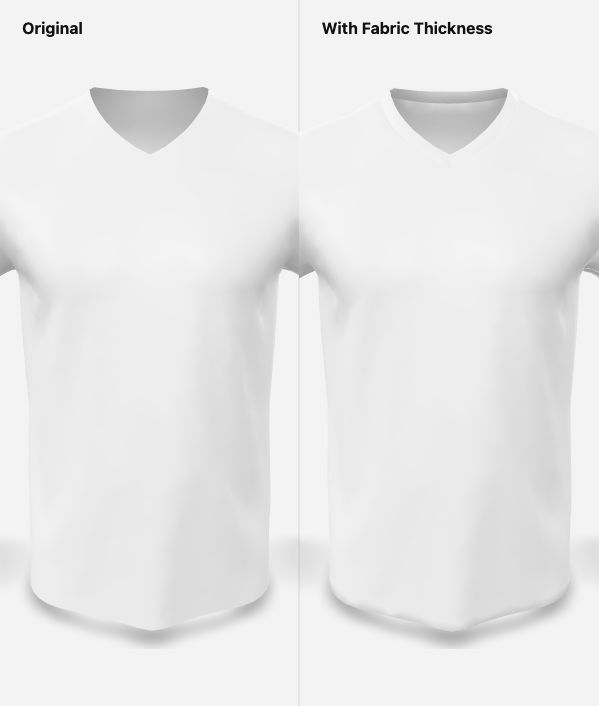
#> input picture thickness-test-check-032.png, 599 x 706 px
$ python build-pbr-material-set.py ../thickness-test-check-032.png out.png
#> lines starting #> are read from the running program, lines starting #| are printed output that depends on the picture; after the words box and inside, x2 and y2 are one past the last pixel; in counts of white or black regions, pixels touching at a corner belong together
#!/usr/bin/env python3
from __future__ import annotations

import argparse
import json
from pathlib import Path

import numpy as np
from PIL import Image, ImageFilter


def periodic_component(channel: np.ndarray) -> np.ndarray:
    """Remove the smooth boundary mismatch while preserving the texture detail."""
    height, width = channel.shape
#> height = 1024; width = 1024
    boundary = np.zeros_like(channel, dtype=np.float64)
    boundary[0, :] += channel[-1, :] - channel[0, :]
#> boundary: shape (1024, 1024) float64; every value is 0
    boundary[-1, :] += channel[0, :] - channel[-1, :]
    boundary[:, 0] += channel[:, -1] - channel[:, 0]
#> boundary: shape (1024, 1024) float64; min -0.212, max 0.11, mean -3.64e-06
    boundary[:, -1] += channel[:, 0] - channel[:, -1]
#> boundary: shape (1024, 1024) float64; min -0.212, max 0.212, mean 0

    x = np.arange(width, dtype=np.float64)
#> x = 1024 values from 0 to 1023
    y = np.arange(height, dtype=np.float64)[:, None]
#> y = 1024 values from 0 to 1023
    denominator = (
        2 * np.cos(2 * np.pi * x / width)
        + 2 * np.cos(2 * np.pi * y / height)
        - 4
    )
    denominator[0, 0] = 1
    smooth = np.fft.ifft2(np.fft.fft2(boundary) / denominator).real
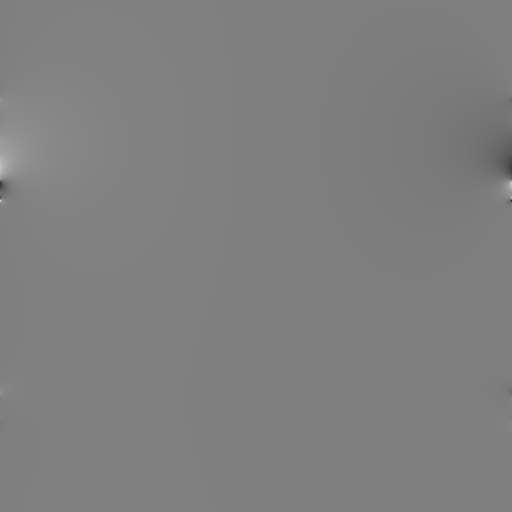
#> smooth: shape (1024, 1024) float64 (shown at 1/2 size); min -0.0682, max 0.0682, mean -6.78e-20; drawn with min black and max white
    smooth -= smooth.mean()
    return channel - smooth


def make_periodic(image: Image.Image, size: int, tile_repeat: int, base_contrast: float) -> Image.Image:
    source = image.convert("RGB").resize((size, size), Image.Resampling.LANCZOS)
    pixels = np.asarray(source, dtype=np.float64) / 255
    periodic = np.stack([periodic_component(pixels[:, :, index]) for index in range(3)], axis=2)
#> in periodic_component (call 2), `denominator = ( 2 * np.cos(2 * np.pi * x / width) + 2 * np.cos(2 * np...`:
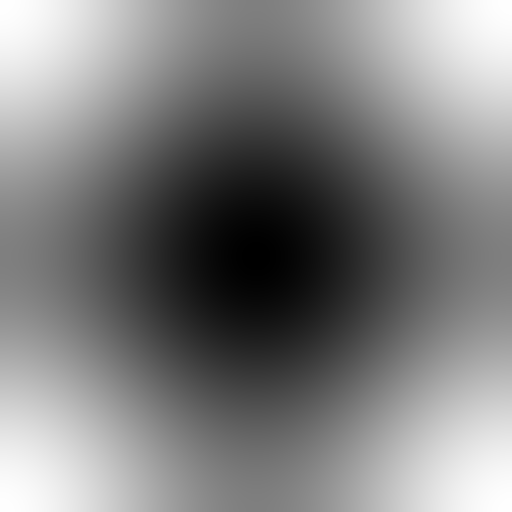
#> denominator: shape (1024, 1024) float64 (shown at 1/2 size); min -8, max 0, mean -4; drawn with min black and max white
#> in periodic_component (call 2), `denominator[0, 0] = 1`: denominator: shape (1024, 1024) float64; under 0.01% of pixels changed, all inside (x1, y1, x2, y2) = (0, 0, 1, 1)
    low, high = np.percentile(periodic, (0.1, 99.9), axis=(0, 1), keepdims=True)
#> low = [[0.0741, 0.0741, 0.0741]]; high = [[0.989, 0.989, 0.989]]
    periodic = np.clip(periodic, low, high)
    periodic = np.clip(periodic, 0, 1)
    periodic[-1, :, :] = periodic[0, :, :]
    periodic[:, -1, :] = periodic[:, 0, :]
    mean = periodic.mean(axis=(0, 1), keepdims=True)
#> mean = [[0.915, 0.915, 0.915]]
    periodic = np.clip(mean + (periodic - mean) * base_contrast, 0, 1)
    result = Image.fromarray(np.uint8(np.round(periodic * 255)), mode="RGB")
    if tile_repeat > 1:
        tile_size = max(1, size // tile_repeat)
        tile = result.resize((tile_size, tile_size), Image.Resampling.LANCZOS)
        repeated = Image.new("RGB", (size, size))
        for y in range(0, size, tile_size):
            for x in range(0, size, tile_size):
                repeated.paste(tile, (x, y))
        result = repeated.crop((0, 0, size, size))
        pixels = np.asarray(result).copy()
        pixels[-1, :, :] = pixels[0, :, :]
        pixels[:, -1, :] = pixels[:, 0, :]
        result = Image.fromarray(pixels, mode="RGB")
    return result


def height_from_base(base: Image.Image, contrast: float) -> Image.Image:
#> called with contrast = 0.62
    luminance = np.asarray(base.convert("L"), dtype=np.float64) / 255
    illumination = np.asarray(base.convert("L").filter(ImageFilter.GaussianBlur(18)), dtype=np.float64) / 255
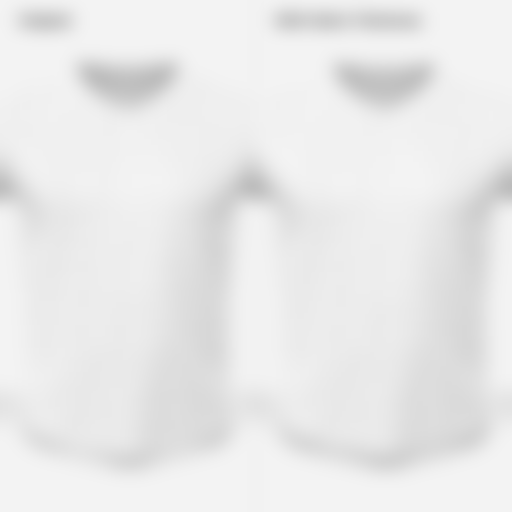
#> illumination: shape (1024, 1024) float64 (shown at 1/2 size); min 0.737, max 0.953, mean 0.915
    detail = luminance - illumination
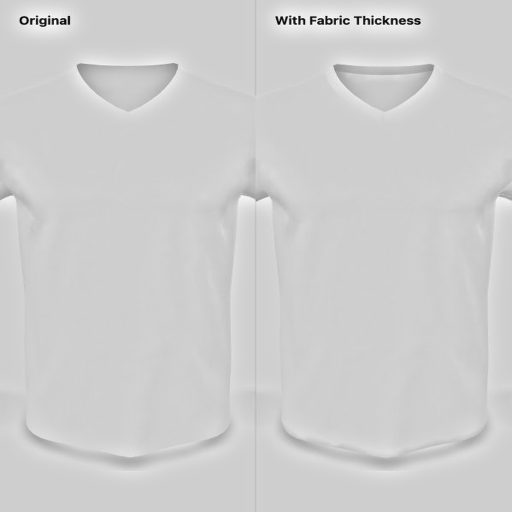
#> detail: shape (1024, 1024) float64 (shown at 1/2 size); min -0.808, max 0.188, mean -0.0001; drawn with min black and max white
    low, high = np.percentile(detail, (1.0, 99.0))
#> low = -0.114; high = 0.0902
    normalized = np.clip((detail - low) / max(1e-9, high - low), 0, 1)
    normalized = 0.5 + (normalized - 0.5) * contrast
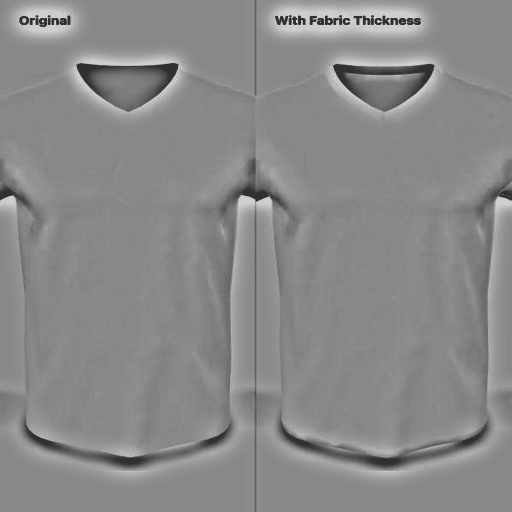
#> normalized: shape (1024, 1024) float64 (shown at 1/2 size); min 0.19, max 0.81, mean 0.54
    normalized[-1, :] = normalized[0, :]
#> normalized: shape (1024, 1024) float64; 0.05% of pixels changed, all inside (x1, y1, x2, y2) = (17, 1023, 857, 1024)
    normalized[:, -1] = normalized[:, 0]
#> normalized: shape (1024, 1024) float64; min 0.19, max 0.81, mean 0.54
    return Image.fromarray(np.uint8(np.round(np.clip(normalized, 0, 1) * 255)), mode="L")
#> returned value: PIL image 1024x1024 L


def normal_from_height(height: Image.Image, strength: float) -> Image.Image:
#> called with strength = 2.2
    values = np.asarray(height, dtype=np.float64) / 255
    dx = (np.roll(values, -1, axis=1) - np.roll(values, 1, axis=1)) * strength
    dy = (np.roll(values, -1, axis=0) - np.roll(values, 1, axis=0)) * strength
    normals = np.dstack((-dx, dy, np.ones_like(values)))
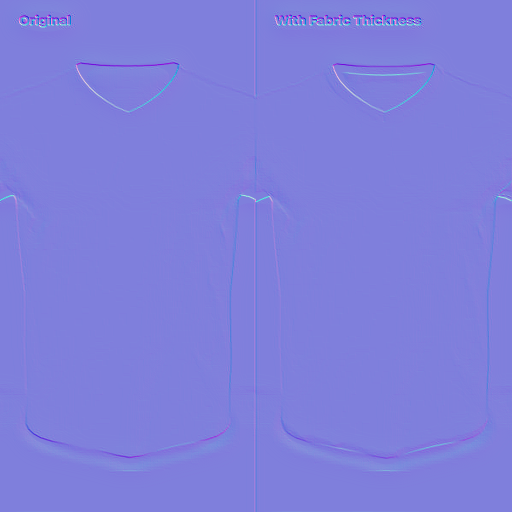
#> normals: shape (1024, 1024, 3) float64 (shown at 1/2 size); mean of channels 0, 1, 2 3.25e-20, 1.29e-18, 1; drawn with min black and max white
    normals /= np.linalg.norm(normals, axis=2, keepdims=True)
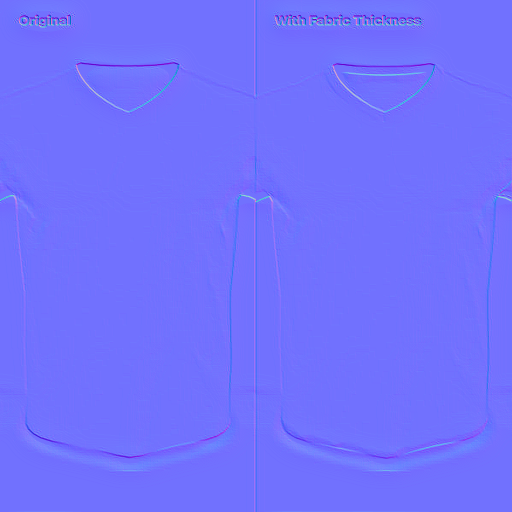
#> normals: shape (1024, 1024, 3) float64 (shown at 1/2 size); mean of channels 0, 1, 2 4.35e-05, -5.5e-05, 0.997; drawn with min black and max white
    encoded = np.clip(normals * 0.5 + 0.5, 0, 1)
    encoded[-1, :, :] = encoded[0, :, :]
    encoded[:, -1, :] = encoded[:, 0, :]
    return Image.fromarray(np.uint8(np.round(encoded * 255)), mode="RGB")
#> returned value: PIL image 1024x1024 RGB


def roughness_from_height(height: Image.Image, roughness: float) -> Image.Image:
#> called with roughness = 0.86
    detail = np.asarray(height, dtype=np.float64) / 255 - 0.5
    values = np.clip(roughness + detail * 0.08, 0, 1)
    values[-1, :] = values[0, :]
    values[:, -1] = values[:, 0]
    return Image.fromarray(np.uint8(np.round(values * 255)), mode="L")
#> returned value: PIL image 1024x1024 L


def edge_rms(image: Image.Image) -> dict[str, float]:
    pixels = np.asarray(image.convert("RGB"), dtype=np.float64)
    left_right = float(np.sqrt(np.mean((pixels[:, 0, :] - pixels[:, -1, :]) ** 2)))
#> left_right = 0
    top_bottom = float(np.sqrt(np.mean((pixels[0, :, :] - pixels[-1, :, :]) ** 2)))
#> top_bottom = 0
    return {"left_right": round(left_right, 6), "top_bottom": round(top_bottom, 6)}


def tint_to_target(image: Image.Image, target_hex: str) -> Image.Image:
    value = target_hex.removeprefix("#")
    if len(value) != 6:
        raise ValueError("--target-color must be a six-digit hex color")
    target = np.array([int(value[index : index + 2], 16) for index in (0, 2, 4)], dtype=np.float64) / 255
    pixels = np.asarray(image.convert("RGB"), dtype=np.float64) / 255
    luminance = pixels @ np.array([0.2126, 0.7152, 0.0722])
    tone = luminance / max(float(luminance.mean()), 1e-9)
    tinted = np.clip(target[None, None, :] * tone[:, :, None], 0, 1)
    tinted[-1, :, :] = tinted[0, :, :]
    tinted[:, -1, :] = tinted[:, 0, :]
    return Image.fromarray(np.uint8(np.round(tinted * 255)), mode="RGB")


def main() -> None:
    parser = argparse.ArgumentParser(description="Build a seamless base color, height, normal, and roughness set.")
    parser.add_argument("input", type=Path)
    parser.add_argument("output", type=Path)
    parser.add_argument("--size", type=int, default=1024)
    parser.add_argument("--roughness", type=float, default=0.86)
    parser.add_argument("--height-contrast", type=float, default=0.62)
    parser.add_argument("--normal-strength", type=float, default=2.2)
    parser.add_argument("--tile-repeat", type=int, default=1)
    parser.add_argument("--base-contrast", type=float, default=1.0)
    parser.add_argument("--target-color", help="Optional six-digit sRGB tint, for example 9aaab5.")
    args = parser.parse_args()

    args.output.mkdir(parents=True, exist_ok=True)
    base = make_periodic(Image.open(args.input), args.size, args.tile_repeat, args.base_contrast)
    if args.target_color:
        base = tint_to_target(base, args.target_color)
    height = height_from_base(base, args.height_contrast)
    normal = normal_from_height(height, args.normal_strength)
    roughness = roughness_from_height(height, args.roughness)

    base.save(args.output / "basecolor.png", optimize=True)
    height.save(args.output / "height.png", optimize=True)
    normal.save(args.output / "normal.png", optimize=True)
    roughness.save(args.output / "roughness.png", optimize=True)
    base.save(args.output / "basecolor.jpg", quality=84, optimize=True, progressive=True)
    normal.save(args.output / "normal.jpg", quality=88, subsampling=0)
    roughness.convert("RGB").save(
        args.output / "roughness.jpg",
        quality=86,
        subsampling=0,
        optimize=True,
        progressive=True,
    )
    manifest = {
        "source": str(args.input),
        "size": args.size,
        "roughness": args.roughness,
        "height_contrast": args.height_contrast,
        "normal_strength": args.normal_strength,
        "tile_repeat": args.tile_repeat,
        "base_contrast": args.base_contrast,
        "target_color": f"#{args.target_color.removeprefix('#')}" if args.target_color else None,
        "basecolor_edge_rms": edge_rms(base),
    }
    (args.output / "manifest.json").write_text(json.dumps(manifest, indent=2) + "\n", encoding="utf-8")
    print(json.dumps(manifest, indent=2), flush=True)
#| {
#|   "source": "../thickness-test-check-032.png",
#|   "size": 1024,
#|   "roughness": 0.86,
#|   "height_contrast": 0.62,
#|   "normal_strength": 2.2,
#|   "tile_repeat": 1,
#|   "base_contrast": 1.0,
#|   "target_color": null,
#|   "basecolor_edge_rms": {
#|     "left_right": 0.0,
#|     "top_bottom": 0.0
#> (further printed lines are left out)


if __name__ == "__main__":
    main()

$ run again, on material-texture-softer-check.png
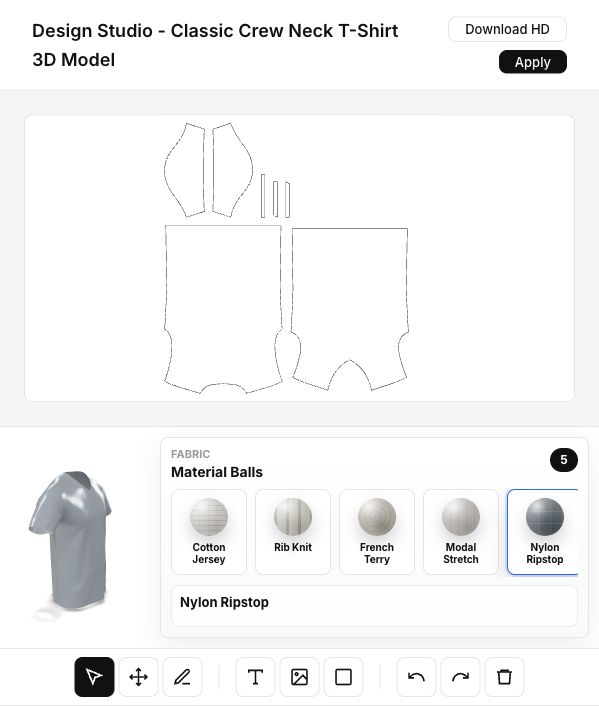
#> input picture material-texture-softer-check.png, 599 x 706 px
#> in make_periodic, `low, high = np.percentile(periodic, (0.1, 99.9), axis=(0, 1), keepdims..`: low = [[-0.0412, -0.0412, -0.0412]]; high = [[1.06, 1.06, 1.06]]
#> mean = [[0.949, 0.949, 0.95]]
#> in height_from_base, `detail = luminance - illumination`:
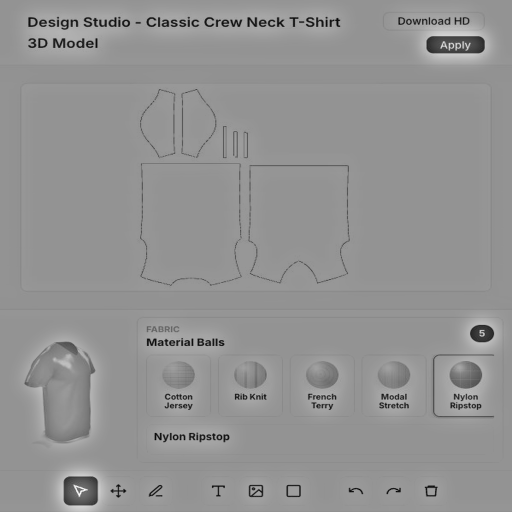
#> detail: shape (1024, 1024) float64 (shown at 1/2 size); min -0.918, max 0.671, mean 4.01e-05; drawn with min black and max white
#> in height_from_base, `low, high = np.percentile(detail, (1.0, 99.0))`: low = -0.549; high = 0.18
#> in normal_from_height, `normals /= np.linalg.norm(normals, axis=2, keepdims=True)`:
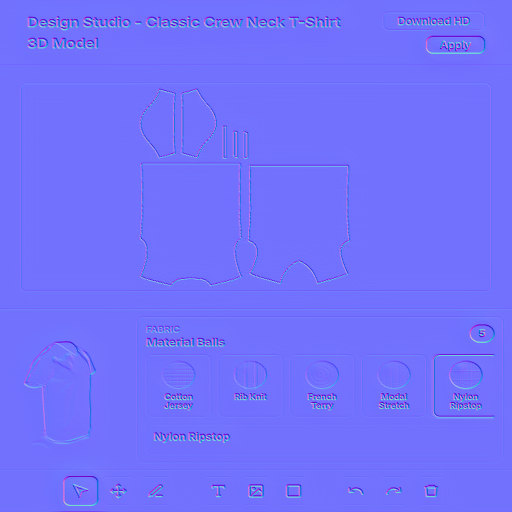
#> normals: shape (1024, 1024, 3) float64 (shown at 1/2 size); mean of channels 0, 1, 2 6.35e-05, 1.19e-05, 0.991; drawn with min black and max white
#> left_right = 0
#| {
#|   "source": "../material-texture-softer-check.png",
#|   "size": 1024,
#|   "roughness": 0.86,
#|   "height_contrast": 0.62,
#|   "normal_strength": 2.2,
#> (further printed lines are left out)
